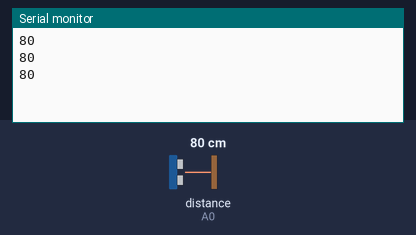
The sketch below on a simulated Arduino Uno, built with avr-gcc and run on an emulated ATmega328P. Parts: the last lines printed to the serial monitor. The inputs (shaded band) are chosen by the test bench; at power-on: distance to the obstacle (sensor on A0) 80 cm.

Above: at 1.3 s.
1.4 s: distance to the obstacle (sensor on A0) set to 2 cm
At 2.0 s:
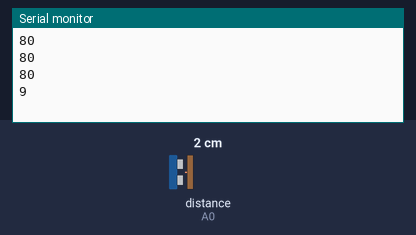
2.9 s: distance to the obstacle (sensor on A0) set to 18 cm
At 3.6 s:
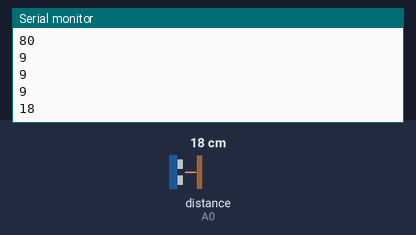
Timing chart, 0 to 5.9 s (numbered marks = the images above; inputs shaded):
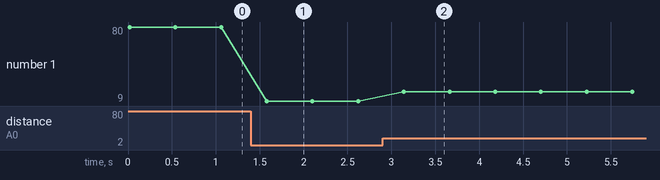

Measured:
- after the input at 1.4 s, the serial monitor: prints a new line after 0.18 s (image 1)
- after the input at 2.9 s, the serial monitor: prints a new line after 0.24 s (image 2)
- plotted number 1: 80 → 9 after the input at 1.4 s, 9 → 18 after the input at 2.9 s

The sketch:

210118IRTest.ino
```cpp
#include <SharpIR.h>

int irPin = A0;
SharpIR sharp(irPin, 1080);

void setup() {
  // put your setup code here, to run once:

  //pinMode(irPin, INPUT);
  Serial.begin(9600);


}

void loop() {
  // put your main code here, to run repeatedly:
  Serial.println(sharp.distance());
  delay(500);
}
```
